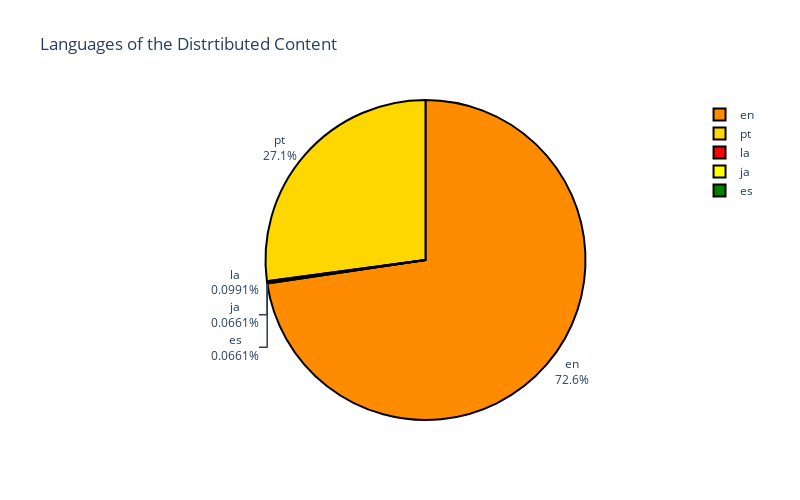

The notebook cell saved with this chart:
### Code cell
langPie = go.Figure()
aLabels = articlesDF['lang'].value_counts().index
aValues = articlesDF['lang'].value_counts().values
langPie.add_trace(go.Pie(labels=aLabels, values=aValues))
langPie.update_traces(textposition='outside', textinfo='percent+label',\
                               marker=dict(colors=['darkorange','gold','red','yellow','green'], line=dict(color='#000000', width=2)))
langPie.update_layout(height=500, width=800, title_text="Languages of the Distrtibuted Content")
langPie.show()

### Figure 1 — Plotly figure (JSON) as saved in the notebook; plotly's stock layout.template omitted (floating-point values rounded to 4 significant figures)
{"data": [{"labels": ["en", "pt", "la", "ja", "es"], "marker": {"colors": ["darkorange", "gold", "red", "yellow", "green"], "line": {"color": "#000000", "width": 2}}, "textinfo": "percent+label", "textposition": "outside", "type": "pie", "values": [2199, 821, 3, 2, 2]}], "layout": {"height": 500, "title": {"text": "Languages of the Distrtibuted Content"}, "width": 800}}
